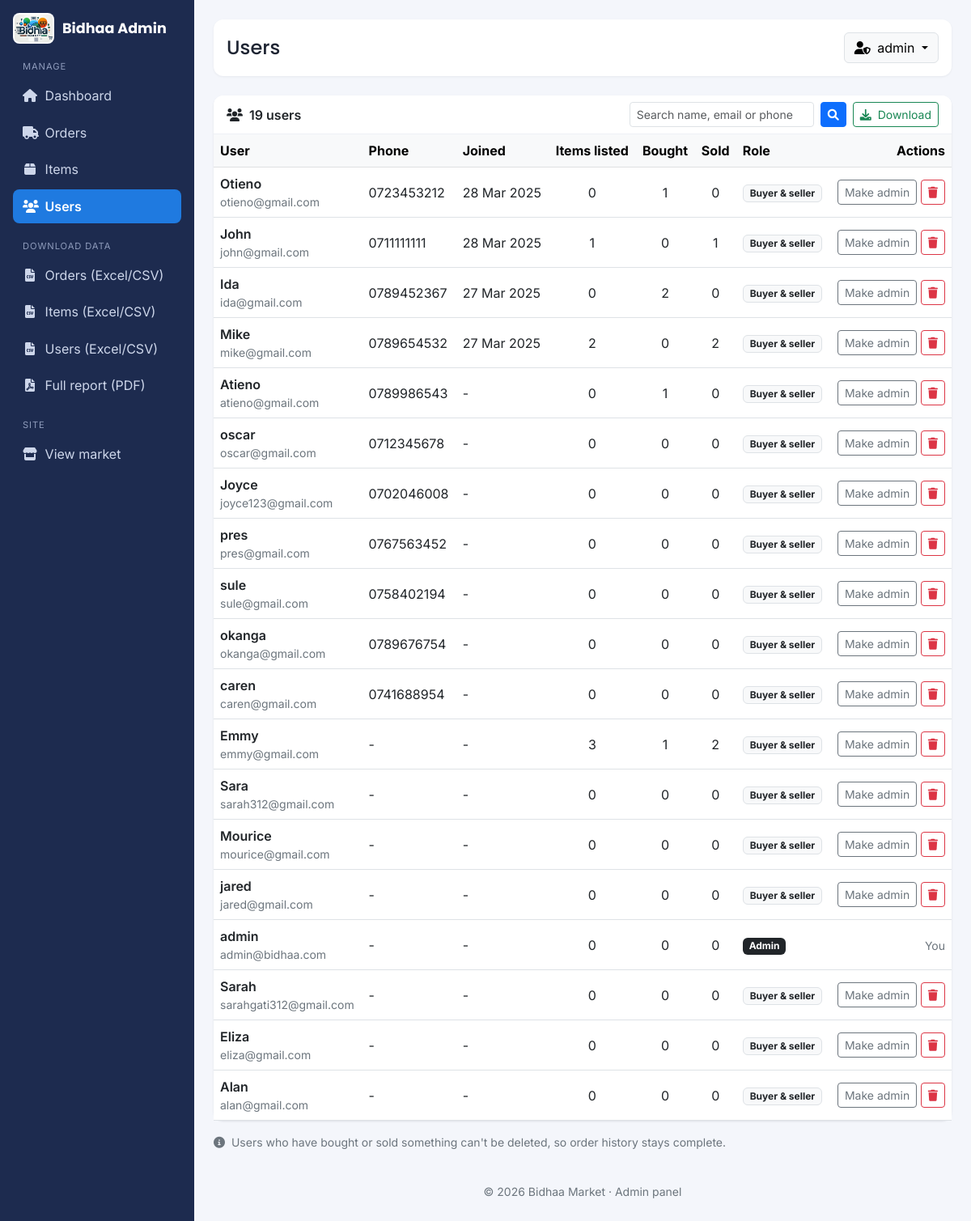
Page /admin/users (signed in) on the earlier database version.
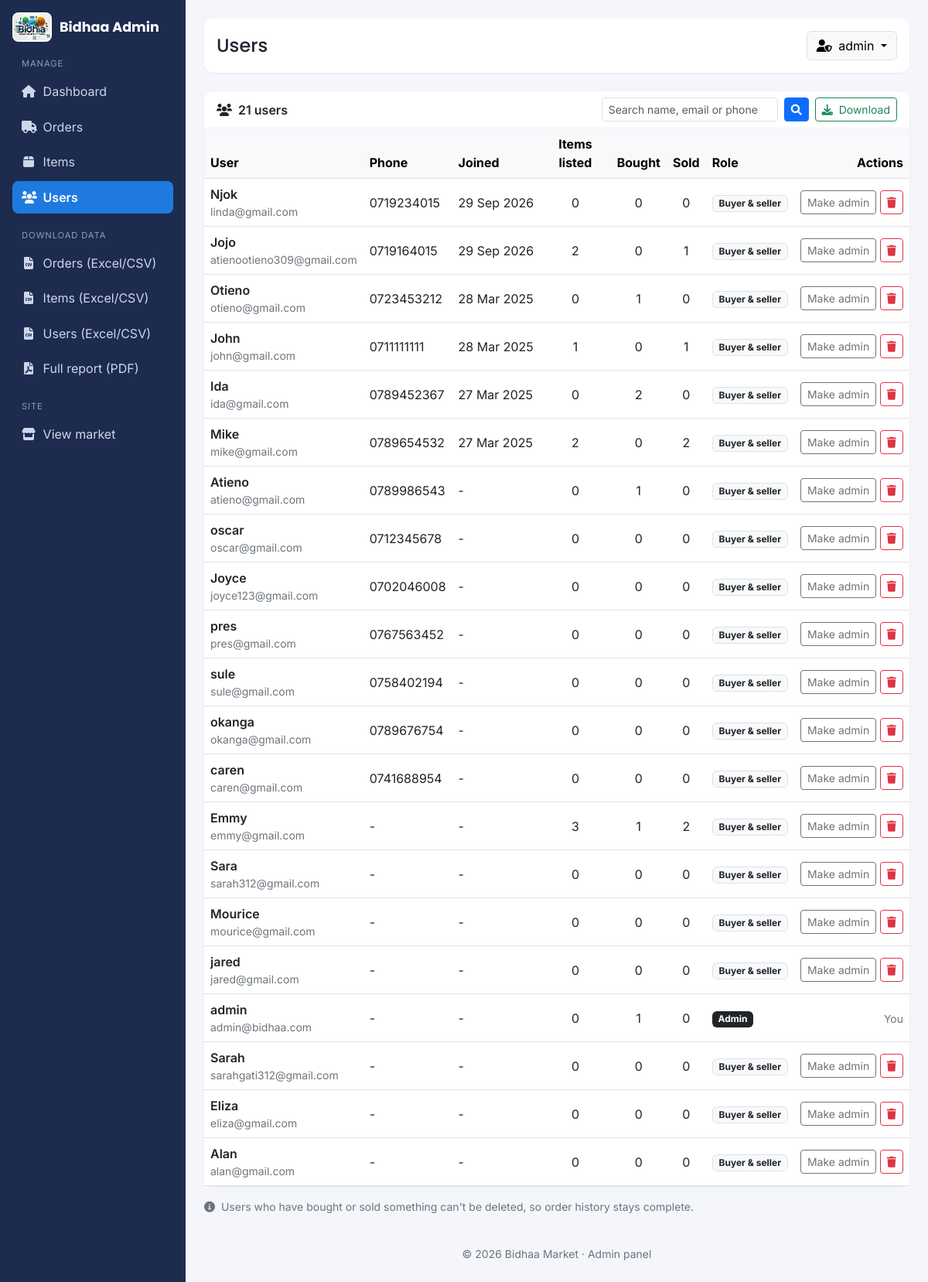
Same page on the later database version.
### market/models.py (models this page shows, shortened)
class User(db.Model, UserMixin):
    id = db.Column(db.Integer, primary_key=True)
    username = db.Column(db.String(30), unique=True, nullable=False)
    email = db.Column(db.String(50), unique=True, nullable=False)
    password_hash = db.Column(db.String(60), nullable=False)
    phone = db.Column(db.String(20), unique=True, nullable=True)
    role = db.Column(db.String(10), default="both")
    is_admin = db.Column(db.Boolean, default=False)
    wallet_balance = db.Column(db.Float, nullable=False, default=0.0)
    created_at = db.Column(db.DateTime, default=datetime.utcnow)
    wallet = db.relationship('Wallet', back_populates='user', uselist=False)
    seller_items = db.relationship('Item', back_populates='seller', lazy=True)
    owned_items = db.relationship('OwnedItem', back_populates='owner', lazy=True)
    orders = db.relationship('Order', foreign_keys='Order.user_id', back_populates='user', lazy=True)
    sales = db.relationship('Sale', back_populates='seller', lazy=True)
    sold_orders = db.relationship('Order', foreign_keys='Order.seller_id', back_populates='seller', lazy=True)
    @property
    def password(self):
        raise AttributeError("Password is not readable!")

### market/routes.py (the view)
@app.route('/admin/users')
@login_required
@admin_required
def manage_users():
    q = request.args.get('q', '').strip()
    query = User.query
    if q:
        query = query.filter(User.username.ilike(f"%{q}%") | User.email.ilike(f"%{q}%") | User.phone.ilike(f"%{q}%"))
    users = query.order_by(User.id.desc()).all()
    items_listed = dict(db.session.query(Item.seller_id, db.func.count(Item.id)).group_by(Item.seller_id).all())
    orders_placed = dict(db.session.query(Order.user_id, db.func.count(Order.id)).group_by(Order.user_id).all())
    orders_received = dict(db.session.query(Order.seller_id, db.func.count(Order.id)).group_by(Order.seller_id).all())
    return render_template('admin_users.html', users=users, q=q, items_listed=items_listed,
                           orders_placed=orders_placed, orders_received=orders_received)

### market/__init__.py (called while the page is built)
def create_app():
    app = Flask(__name__)
    app.config.from_object(Config)
    db.init_app(app)
    bcrypt.init_app(app)
    login_manager.init_app(app)
    migrate.init_app(app, db)
    mail.init_app(app)
    login_manager.login_view = "login"
    login_manager.login_message_category = "info"
    from market.models import User
    @login_manager.user_loader
    def load_user(user_id):
        return User.query.get(int(user_id))
    with app.app_context():
        from market import routes
    return app

### market/routes.py (called while the page is built)
def admin_required(func):
    @wraps(func)
    def decorated_view(*args, **kwargs):
        if not current_user.is_authenticated or not current_user.is_admin:
            flash("❌ Admin access required!", category='danger')
            return redirect(url_for('admin_login'))
        return func(*args, **kwargs)
    return decorated_view

### market/templates/admin_users.html
{% extends "admin_base.html" %}
{% block title %}Users{% endblock %}
{% block content %}
<div class="card">
    <div class="card-header d-flex flex-wrap justify-content-between align-items-center gap-2">
        <span class="fw-semibold"><i class="fas fa-users me-1"></i> {{ users|length }} user{{ '' if users|length == 1 else 's' }}</span>
        <div class="d-flex flex-wrap gap-2">
            <form method="GET" class="d-flex gap-2">
                <input type="search" name="q" value="{{ q }}" class="form-control form-control-sm" placeholder="Search name, email or phone" style="min-width: 220px;">
                <button class="btn btn-sm btn-primary" type="submit"><i class="fas fa-search"></i></button>
            </form>
            <a href="{{ url_for('admin_export', dataset='users') }}" class="btn btn-sm btn-outline-success"><i class="fas fa-download me-1"></i> Download</a>
        </div>
    </div>
    {% if users %}
    <div class="table-responsive">
        <table class="table table-hover align-middle mb-0">
            <thead class="table-light">
                <tr>
                    <th>User</th>
                    <th>Phone</th>
                    <th>Joined</th>
                    <th class="text-center">Items listed</th>
                    <th class="text-center">Bought</th>
                    <th class="text-center">Sold</th>
                    <th>Role</th>
                    <th class="text-end">Actions</th>
                </tr>
            </thead>
            <tbody>
                {% for user in users %}
                <tr>
                    <td>
                        <div class="fw-semibold">{{ user.username }}</div>
                        <div class="text-secondary small">{{ user.email }}</div>
                    </td>
                    <td class="text-nowrap">{{ user.phone or '-' }}</td>
                    <td class="text-nowrap">{{ user.created_at.strftime('%d %b %Y') if user.created_at else '-' }}</td>
                    <td class="text-center">{{ items_listed.get(user.id, 0) }}</td>
                    <td class="text-center">{{ orders_placed.get(user.id, 0) }}</td>
                    <td class="text-center">{{ orders_received.get(user.id, 0) }}</td>
                    <td>
                        {% if user.is_admin %}
                        <span class="badge bg-dark">Admin</span>
                        {% else %}
                        <span class="badge bg-light text-dark border">Buyer &amp; seller</span>
                        {% endif %}
                    </td>
                    <td class="text-end text-nowrap">
                        {% if user.id != current_user.id %}
                        <form action="{{ url_for('toggle_admin', user_id=user.id) }}" method="POST" class="d-inline"
                              onsubmit="return confirm('{{ 'Remove admin access for this user?' if user.is_admin else 'Give this user admin access?' }}');">
                            <button class="btn btn-sm btn-outline-secondary" type="submit">
                                {{ 'Remove admin' if user.is_admin else 'Make admin' }}
                            </button>
                        </form>
                        <form action="{{ url_for('delete_user', user_id=user.id) }}" method="POST" class="d-inline"
                              onsubmit="return confirm('Delete this user and their unsold items? This cannot be undone.');">
                            <button class="btn btn-sm btn-outline-danger" type="submit"><i class="fas fa-trash"></i></button>
                        </form>
                        {% else %}
                        <span class="text-secondary small">You</span>
                        {% endif %}
                    </td>
                </tr>
                {% endfor %}
            </tbody>
        </table>
    </div>
    {% else %}
    <div class="card-body text-secondary">No users match your search.</div>
    {% endif %}
</div>
<p class="text-secondary small mt-3"><i class="fas fa-info-circle me-1"></i> Users who have bought or sold something can't be deleted, so order history stays complete.</p>
{% endblock %}

### market/templates/admin_base.html (shortened to what this page needs)
<!DOCTYPE html>
<html lang="en">
<head>
    <link rel="stylesheet" href="https://cdn.jsdelivr.net/npm/bootstrap@5.3.0/dist/css/bootstrap.min.css">
    <link rel="stylesheet" href="https://cdnjs.cloudflare.com/ajax/libs/font-awesome/6.0.0/css/all.min.css">
</head>
<body>
    {% set ep = request.endpoint %}
    <div class="d-flex admin-shell">
        <nav class="sidebar p-3">
            <a class="brand mb-2" href="{{ url_for('admin_dashboard') }}">
                <img src="{{ url_for('static', filename='images/Logo.jpg') }}" alt="Bidhaa logo"> Bidhaa Admin
            </a>
            <div class="section">Manage</div>
            <ul class="nav flex-column gap-1">
                <li class="nav-item"><a class="nav-link {% if ep == 'admin_dashboard' %}active{% endif %}" href="{{ url_for('admin_dashboard') }}"><i class="fas fa-home"></i> Dashboard</a></li>
                <li class="nav-item"><a class="nav-link {% if ep == 'manage_orders' %}active{% endif %}" href="{{ url_for('manage_orders') }}"><i class="fas fa-truck"></i> Orders</a></li>
                <li class="nav-item"><a class="nav-link {% if ep == 'manage_items' %}active{% endif %}" href="{{ url_for('manage_items') }}"><i class="fas fa-box"></i> Items</a></li>
                <li class="nav-item"><a class="nav-link {% if ep == 'manage_users' %}active{% endif %}" href="{{ url_for('manage_users') }}"><i class="fas fa-users"></i> Users</a></li>
            </ul>
            <div class="section">Download data</div>
            <ul class="nav flex-column gap-1">
                <li class="nav-item"><a class="nav-link" href="{{ url_for('admin_export', dataset='orders') }}"><i class="fas fa-file-csv"></i> Orders (Excel/CSV)</a></li>
                <li class="nav-item"><a class="nav-link" href="{{ url_for('admin_export', dataset='items') }}"><i class="fas fa-file-csv"></i> Items (Excel/CSV)</a></li>
                <li class="nav-item"><a class="nav-link" href="{{ url_for('admin_export', dataset='users') }}"><i class="fas fa-file-csv"></i> Users (Excel/CSV)</a></li>
                <li class="nav-item"><a class="nav-link" href="{{ url_for('generate_report') }}"><i class="fas fa-file-pdf"></i> Full report (PDF)</a></li>
            </ul>
            <div class="section">Site</div>
            <ul class="nav flex-column gap-1">
                <li class="nav-item"><a class="nav-link" href="{{ url_for('market_page') }}"><i class="fas fa-store"></i> View market</a></li>
            </ul>
        </nav>
        <div class="flex-grow-1 p-3 p-md-4" style="min-width: 0;">
            <header class="topbar d-flex justify-content-between align-items-center p-3 mb-4">
                <h1 class="h4 mb-0">{{ self.title() }}</h1>
                <div class="dropdown">
                    <button class="btn btn-light border dropdown-toggle" type="button" id="adminDropdown" data-bs-toggle="dropdown" aria-expanded="false">
                        <i class="fas fa-user-shield me-1"></i> {{ current_user.username }}
                    </button>
                </div>
            </header>
            <main>
                {% block content %}{% endblock %}
            </main>
            <footer class="text-center text-secondary small py-4">&copy; 2026 Bidhaa Market · Admin panel</footer>
        </div>
    </div>
</body>
</html>

Differences in the rows shown:
computed for User "admin": get "0" → "1"
added User: username "Njok", email "linda@gmail.com", phone "0719234015", created_at "29 Sep 2026", get "0", shows "Buyer & seller", is_admin "Make admin"
added User: username "Jojo", email "atienootieno309@gmail.com", phone "0719164015", created_at "29 Sep 2026", get "2", get "0", get "1", shows "Buyer & seller", is_admin "Make admin"
Other differences:
{{ users|length }}: "19" → "21"
